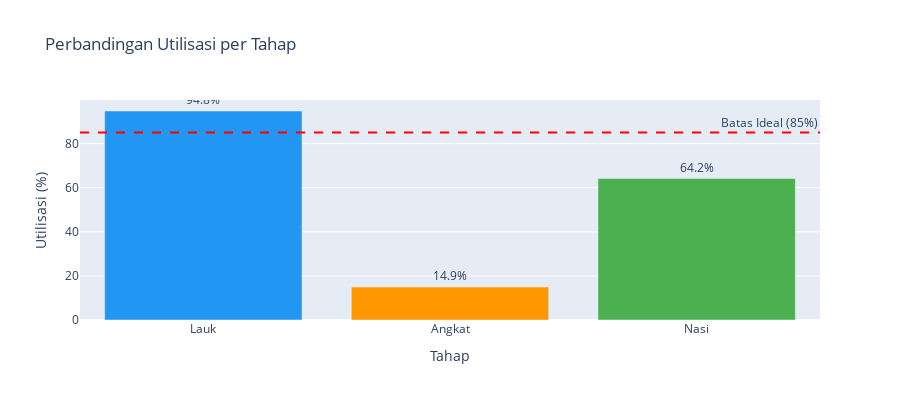
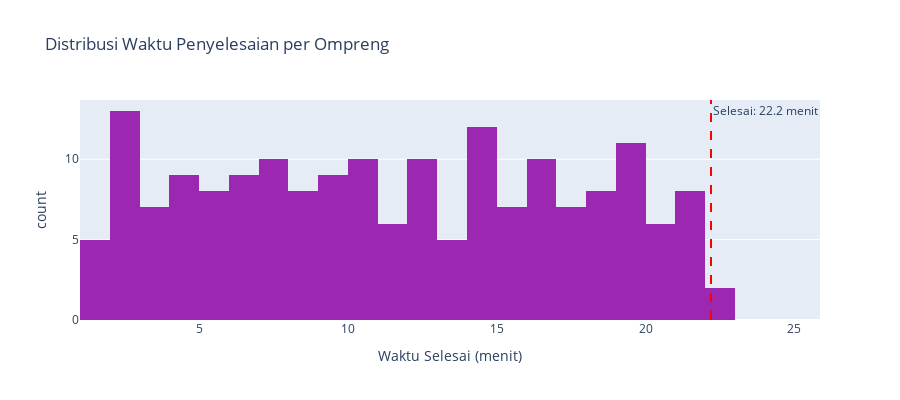

The code cell stored with these charts, in order, in its notebook:
### Code cell
# ============================
# SEL 7: ANALISIS LANJUTAN
# ============================

# Sel ini hanya bisa dijalankan setelah simulasi dilakukan
if 'last_results' in globals() and last_results is not None and 'last_df' in globals() and last_df is not None:
    display(HTML("<h2 style='color: #2E4053; margin-top: 30px;'>🔍 Analisis Lanjutan</h2>"))
    
    # Statistik deskriptif waktu tunggu
    display(HTML("<h3 style='color: #5D6D7E;'>📊 Statistik Waktu Tunggu (detik)</h3>"))
    
    waiting_stats = pd.DataFrame({
        'Tahap': ['Lauk', 'Angkat', 'Nasi'],
        'Rata-rata': [
            last_results['avg_waktu_tunggu_lauk'],
            last_results['avg_waktu_tunggu_angkat'],
            last_results['avg_waktu_tunggu_nasi']
        ],
        'Min': [
            min(last_model.statistics['waktu_tunggu_lauk']) * 60 if last_model.statistics['waktu_tunggu_lauk'] else 0,
            min(last_model.statistics['waktu_tunggu_angkat']) * 60 if last_model.statistics['waktu_tunggu_angkat'] else 0,
            min(last_model.statistics['waktu_tunggu_nasi']) * 60 if last_model.statistics['waktu_tunggu_nasi'] else 0
        ],
        'Max': [
            max(last_model.statistics['waktu_tunggu_lauk']) * 60 if last_model.statistics['waktu_tunggu_lauk'] else 0,
            max(last_model.statistics['waktu_tunggu_angkat']) * 60 if last_model.statistics['waktu_tunggu_angkat'] else 0,
            max(last_model.statistics['waktu_tunggu_nasi']) * 60 if last_model.statistics['waktu_tunggu_nasi'] else 0
        ],
        'Std Dev': [
            np.std(last_model.statistics['waktu_tunggu_lauk']) * 60 if last_model.statistics['waktu_tunggu_lauk'] else 0,
            np.std(last_model.statistics['waktu_tunggu_angkat']) * 60 if last_model.statistics['waktu_tunggu_angkat'] else 0,
            np.std(last_model.statistics['waktu_tunggu_nasi']) * 60 if last_model.statistics['waktu_tunggu_nasi'] else 0
        ]
    })
    
    # Styling tabel
    styled_waiting = waiting_stats.style.background_gradient(cmap='Blues', subset=['Rata-rata', 'Min', 'Max', 'Std Dev'])
    styled_waiting = styled_waiting.format({
        'Rata-rata': '{:.2f}',
        'Min': '{:.2f}',
        'Max': '{:.2f}',
        'Std Dev': '{:.2f}'
    })
    display(styled_waiting)
    
    # Statistik waktu layanan
    display(HTML("<h3 style='color: #5D6D7E; margin-top: 30px;'>⚙️ Statistik Waktu Layanan (detik)</h3>"))
    
    service_stats = pd.DataFrame({
        'Tahap': ['Lauk', 'Angkat', 'Nasi'],
        'Rata-rata': [
            last_results['avg_waktu_layanan_lauk'],
            last_results['avg_waktu_layanan_angkat'],
            last_results['avg_waktu_layanan_nasi']
        ],
        'Min': [
            min(last_model.statistics['waktu_layanan_lauk']) * 60 if last_model.statistics['waktu_layanan_lauk'] else 0,
            min(last_model.statistics['waktu_layanan_angkat']) * 60 if last_model.statistics['waktu_layanan_angkat'] else 0,
            min(last_model.statistics['waktu_layanan_nasi']) * 60 if last_model.statistics['waktu_layanan_nasi'] else 0
        ],
        'Max': [
            max(last_model.statistics['waktu_layanan_lauk']) * 60 if last_model.statistics['waktu_layanan_lauk'] else 0,
            max(last_model.statistics['waktu_layanan_angkat']) * 60 if last_model.statistics['waktu_layanan_angkat'] else 0,
            max(last_model.statistics['waktu_layanan_nasi']) * 60 if last_model.statistics['waktu_layanan_nasi'] else 0
        ]
    })
    
    styled_service = service_stats.style.background_gradient(cmap='Oranges', subset=['Rata-rata', 'Min', 'Max'])
    styled_service = styled_service.format({
        'Rata-rata': '{:.2f}',
        'Min': '{:.2f}',
        'Max': '{:.2f}'
    })
    display(styled_service)
    
    # Analisis bottleneck
    display(HTML("<h3 style='color: #5D6D7E; margin-top: 30px;'>🔧 Analisis Bottleneck</h3>"))
    
    utilizations = [
        ('Lauk', last_results['utilisasi_lauk'], 2, '#2196F3'),
        ('Angkat', last_results['utilisasi_angkat'], 2, '#FF9800'),
        ('Nasi', last_results['utilisasi_nasi'], 3, '#4CAF50')
    ]
    
    # Cari utilisasi tertinggi
    max_util = max(utilizations, key=lambda x: x[1])
    
    # Buat bar chart utilisasi
    util_df = pd.DataFrame({
        'Tahap': [x[0] for x in utilizations],
        'Utilisasi (%)': [x[1] for x in utilizations],
        'Jumlah Staff': [x[2] for x in utilizations],
        'Warna': [x[3] for x in utilizations]
    })
    
    fig_util = px.bar(util_df, x='Tahap', y='Utilisasi (%)', 
                     color='Tahap', 
                     color_discrete_map={'Lauk': '#2196F3', 'Angkat': '#FF9800', 'Nasi': '#4CAF50'},
                     title='Perbandingan Utilisasi per Tahap',
                     text='Utilisasi (%)')
    
    fig_util.update_traces(texttemplate='%{text:.1f}%', textposition='outside')
    fig_util.update_layout(height=400, showlegend=False)
    fig_util.add_hline(y=85, line_dash="dash", line_color="red", annotation_text="Batas Ideal (85%)")
    fig_util.show()
    
    # Analisis bottleneck
    if max_util[1] > 85:
        bottleneck_color = "#ff9800"
        bottleneck_icon = "⚠️"
        bottleneck_msg = f"{bottleneck_icon} <b>{max_util[0]}</b> adalah bottleneck potensial dengan utilisasi {max_util[1]:.1f}% (melebihi batas ideal 85%)"
        
        # Rekomendasi spesifik berdasarkan bottleneck
        if max_util[0] == 'Lauk':
            recommendation = "• Pertimbangkan menambah 1 petugas lauk untuk mengurangi antrian"
        elif max_util[0] == 'Angkat':
            recommendation = "• Optimasi ukuran batch atau tambah petugas angkat"
        else:  # Nasi
            recommendation = "• Nasi adalah bottleneck, pertimbangkan tambah 1 petugas nasi"
            
    else:
        bottleneck_color = "#4caf50"
        bottleneck_icon = "✅"
        bottleneck_msg = f"{bottleneck_icon} Sistem cukup seimbang, utilisasi tertinggi di <b>{max_util[0]}</b> ({max_util[1]:.1f}%)"
        recommendation = "• Sistem sudah optimal, tidak perlu penambahan petugas"
    
    display(HTML(f"""
    <div style='background-color: {bottleneck_color}20; 
                padding: 20px; 
                border-radius: 10px; 
                border-left: 8px solid {bottleneck_color};
                margin: 20px 0;'>
        <div style='font-size: 18px; margin-bottom: 15px;'>{bottleneck_msg}</div>
        <div style='font-size: 16px; color: #2C3E50;'><b>💡 Rekomendasi:</b> {recommendation}</div>
    </div>
    """))
    
    # Analisis waktu penyelesaian
    display(HTML("<h3 style='color: #5D6D7E; margin-top: 30px;'>⏱️ Analisis Waktu Penyelesaian</h3>"))
    
    total_time = last_results['waktu_selesai_terakhir']
    
    # Distribusi waktu per ompreng
    last_df['durasi'] = last_df['waktu_selesai']
    
    fig_dist = px.histogram(last_df, x='durasi', 
                           nbins=30,
                           title='Distribusi Waktu Penyelesaian per Ompreng',
                           labels={'durasi': 'Waktu Selesai (menit)', 'count': 'Jumlah Ompreng'},
                           color_discrete_sequence=['#9C27B0'])
    
    fig_dist.update_layout(height=400)
    fig_dist.add_vline(x=total_time, line_dash="dash", line_color="red", 
                      annotation_text=f"Selesai: {total_time:.1f} menit")
    fig_dist.show()
    
    # Ringkasan waktu
    time_stats = pd.DataFrame({
        'Metric': ['Waktu Mulai', 'Waktu Selesai', 'Total Durasi', 
                  'Rata-rata per Ompreng', 'Ompreng per Menit'],
        'Value': [
            f"07:00",
            last_results['jam_selesai_terakhir'].strftime('%H:%M'),
            f"{total_time:.2f} menit",
            f"{(total_time*60)/180:.2f} detik",
            f"{180/total_time:.2f}"
        ]
    })
    
    display(time_stats.style.hide(axis='index').set_properties(**{
        'text-align': 'left',
        'padding': '10px',
        'font-size': '14px'
    }))
    
    # Kesimpulan akhir
    display(HTML("<h3 style='color: #2E4053; margin-top: 40px;'>📌 Kesimpulan</h3>"))
    
    if total_time <= 20:
        kesimpulan = "Sangat Cepat"
        kesimpulan_color = "#4caf50"
        kesimpulan_icon = "🚀"
    elif total_time <= 30:
        kesimpulan = "Cepat"
        kesimpulan_color = "#2196F3"
        kesimpulan_icon = "⚡"
    elif total_time <= 40:
        kesimpulan = "Sedang"
        kesimpulan_color = "#ff9800"
        kesimpulan_icon = "⏱️"
    else:
        kesimpulan = "Lambat"
        kesimpulan_color = "#f44336"
        kesimpulan_icon = "🐢"
    
    display(HTML(f"""
    <div style='background-color: white;
                padding: 25px;
                border-radius: 15px;
                border: 2px solid {kesimpulan_color};
                margin: 20px 0;
                text-align: center;
                box-shadow: 0 4px 6px rgba(0,0,0,0.1);'>
        <div style='font-size: 48px; margin-bottom: 10px;'>{kesimpulan_icon}</div>
        <div style='font-size: 24px; color: {kesimpulan_color}; font-weight: bold; margin-bottom: 10px;'>
            {kesimpulan}
        </div>
        <div style='font-size: 18px; color: #2C3E50;'>
            Sistem piket menyelesaikan 180 ompreng dalam <b>{total_time:.1f} menit</b><br>
            dengan utilisasi tertinggi di <b>{max_util[0]} ({max_util[1]:.1f}%)</b>
        </div>
    </div>
    """))
    
else:
    display(HTML("""
    <div style='background-color: #fff3cd; 
                padding: 20px; 
                border-radius: 10px; 
                border-left: 8px solid #ffc107;
                margin: 20px 0;'>
        <div style='font-size: 18px; margin-bottom: 10px;'>⚠️ <b>Belum ada data simulasi</b></div>
        <div style='font-size: 16px; color: #2C3E50;'>
            Jalankan simulasi terlebih dahulu di <b>Sel 6</b> untuk melihat analisis lanjutan.
        </div>
    </div>
    """))

### Figure 1 — Plotly figure (JSON) as saved in the notebook; plotly's stock layout.template omitted (floating-point values rounded to 4 significant figures)
{"data": [{"hovertemplate": "Tahap=%{x}<br>Utilisasi (%)=%{text}<extra></extra>", "legendgroup": "Lauk", "marker": {"color": "#2196F3", "pattern": {"shape": ""}}, "name": "Lauk", "orientation": "v", "showlegend": true, "text": [94.8], "textposition": "outside", "texttemplate": "%{text:.1f}%", "type": "bar", "x": ["Lauk"], "xaxis": "x", "y": [94.8], "yaxis": "y"}, {"hovertemplate": "Tahap=%{x}<br>Utilisasi (%)=%{text}<extra></extra>", "legendgroup": "Angkat", "marker": {"color": "#FF9800", "pattern": {"shape": ""}}, "name": "Angkat", "orientation": "v", "showlegend": true, "text": [14.95], "textposition": "outside", "texttemplate": "%{text:.1f}%", "type": "bar", "x": ["Angkat"], "xaxis": "x", "y": [14.95], "yaxis": "y"}, {"hovertemplate": "Tahap=%{x}<br>Utilisasi (%)=%{text}<extra></extra>", "legendgroup": "Nasi", "marker": {"color": "#4CAF50", "pattern": {"shape": ""}}, "name": "Nasi", "orientation": "v", "showlegend": true, "text": [64.18], "textposition": "outside", "texttemplate": "%{text:.1f}%", "type": "bar", "x": ["Nasi"], "xaxis": "x", "y": [64.18], "yaxis": "y"}], "layout": {"annotations": [{"showarrow": false, "text": "Batas Ideal (85%)", "x": 1, "xanchor": "right", "xref": "x domain", "y": 85, "yanchor": "bottom", "yref": "y"}], "barmode": "relative", "height": 400, "legend": {"title": {"text": "Tahap"}, "tracegroupgap": 0}, "shapes": [{"line": {"color": "red", "dash": "dash"}, "type": "line", "x0": 0, "x1": 1, "xref": "x domain", "y0": 85, "y1": 85, "yref": "y"}], "showlegend": false, "title": {"text": "Perbandingan Utilisasi per Tahap"}, "xaxis": {"anchor": "y", "categoryarray": ["Lauk", "Angkat", "Nasi"], "categoryorder": "array", "domain": [0, 1], "title": {"text": "Tahap"}}, "yaxis": {"anchor": "x", "domain": [0, 1], "title": {"text": "Utilisasi (%)"}}}}

### Figure 2 — Plotly figure (JSON) as saved in the notebook; plotly's stock layout.template omitted (floating-point values rounded to 4 significant figures; data arrays with more than 128 entries replaced by an {"elided": "..."} marker saying what was removed)
{"data": [{"bingroup": "x", "hovertemplate": "Waktu Selesai (menit)=%{x}<br>count=%{y}<extra></extra>", "legendgroup": "", "marker": {"color": "#9C27B0", "pattern": {"shape": ""}}, "name": "", "nbinsx": 30, "orientation": "v", "showlegend": false, "type": "histogram", "x": {"elided": "180 float values"}, "xaxis": "x", "yaxis": "y"}], "layout": {"annotations": [{"showarrow": false, "text": "Selesai: 22.2 menit", "x": 22.2, "xanchor": "left", "xref": "x", "y": 1, "yanchor": "top", "yref": "y domain"}], "barmode": "relative", "height": 400, "legend": {"tracegroupgap": 0}, "shapes": [{"line": {"color": "red", "dash": "dash"}, "type": "line", "x0": 22.2, "x1": 22.2, "xref": "x", "y0": 0, "y1": 1, "yref": "y domain"}], "title": {"text": "Distribusi Waktu Penyelesaian per Ompreng"}, "xaxis": {"anchor": "y", "domain": [0, 1], "title": {"text": "Waktu Selesai (menit)"}}, "yaxis": {"anchor": "x", "domain": [0, 1], "title": {"text": "count"}}}}
